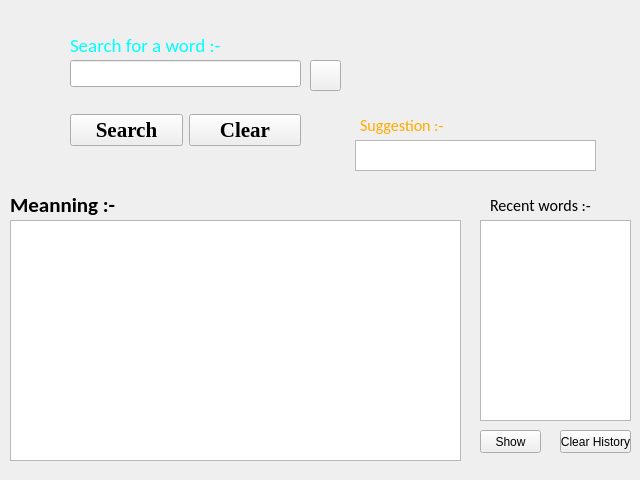
<?xml version="1.0" encoding="UTF-8"?>
<ui version="4.0">
 <class>Form</class>
 <widget class="QWidget" name="Form">
  <property name="geometry">
   <rect>
    <x>0</x>
    <y>0</y>
    <width>640</width>
    <height>480</height>
   </rect>
  </property>
  <property name="windowTitle">
   <string>Form</string>
  </property>
  <widget class="QLabel" name="label">
   <property name="geometry">
    <rect>
     <x>0</x>
     <y>0</y>
     <width>641</width>
     <height>491</height>
    </rect>
   </property>
   <property name="text">
    <string/>
   </property>
   <property name="pixmap">
    <pixmap>background.jpg</pixmap>
   </property>
  </widget>
  <widget class="QLabel" name="label_2">
   <property name="geometry">
    <rect>
     <x>410</x>
     <y>30</y>
     <width>211</width>
     <height>61</height>
    </rect>
   </property>
   <property name="text">
    <string/>
   </property>
   <property name="pixmap">
    <pixmap>brand.png</pixmap>
   </property>
   <property name="scaledContents">
    <bool>true</bool>
   </property>
  </widget>
  <widget class="QWidget" name="verticalLayoutWidget">
   <property name="geometry">
    <rect>
     <x>70</x>
     <y>60</y>
     <width>231</width>
     <height>27</height>
    </rect>
   </property>
   <layout class="QVBoxLayout" name="verticalLayout">
    <item>
     <widget class="QLineEdit" name="lineEdit">
      <property name="font">
       <font>
        <family>Calibri</family>
        <pointsize>12</pointsize>
       </font>
      </property>
     </widget>
    </item>
   </layout>
  </widget>
  <widget class="QWidget" name="horizontalLayoutWidget">
   <property name="geometry">
    <rect>
     <x>70</x>
     <y>90</y>
     <width>231</width>
     <height>80</height>
    </rect>
   </property>
   <layout class="QHBoxLayout" name="horizontalLayout">
    <item>
     <widget class="QPushButton" name="search">
      <property name="font">
       <font>
        <family>Times New Roman</family>
        <pointsize>16</pointsize>
        <weight>75</weight>
        <bold>true</bold>
       </font>
      </property>
      <property name="text">
       <string>Search</string>
      </property>
     </widget>
    </item>
    <item>
     <widget class="QPushButton" name="clear">
      <property name="font">
       <font>
        <family>Times New Roman</family>
        <pointsize>16</pointsize>
        <weight>75</weight>
        <bold>true</bold>
       </font>
      </property>
      <property name="text">
       <string>Clear</string>
      </property>
     </widget>
    </item>
   </layout>
  </widget>
  <widget class="QTextBrowser" name="textBrowser">
   <property name="geometry">
    <rect>
     <x>10</x>
     <y>220</y>
     <width>451</width>
     <height>241</height>
    </rect>
   </property>
  </widget>
  <widget class="QLabel" name="label_3">
   <property name="geometry">
    <rect>
     <x>10</x>
     <y>190</y>
     <width>111</width>
     <height>31</height>
    </rect>
   </property>
   <property name="font">
    <font>
     <family>Calibri</family>
     <pointsize>16</pointsize>
     <weight>75</weight>
     <bold>true</bold>
    </font>
   </property>
   <property name="toolTip">
    <string>&lt;html&gt;&lt;head/&gt;&lt;body&gt;&lt;p&gt;&lt;br/&gt;&lt;/p&gt;&lt;/body&gt;&lt;/html&gt;</string>
   </property>
   <property name="text">
    <string>Meanning :-</string>
   </property>
   <property name="textFormat">
    <enum>Qt::RichText</enum>
   </property>
  </widget>
  <widget class="QLabel" name="label_4">
   <property name="geometry">
    <rect>
     <x>360</x>
     <y>110</y>
     <width>91</width>
     <height>31</height>
    </rect>
   </property>
   <property name="font">
    <font>
     <family>Calibri</family>
     <pointsize>12</pointsize>
     <weight>50</weight>
     <bold>false</bold>
    </font>
   </property>
   <property name="toolTip">
    <string>&lt;html&gt;&lt;head/&gt;&lt;body&gt;&lt;p&gt;&lt;br/&gt;&lt;/p&gt;&lt;/body&gt;&lt;/html&gt;</string>
   </property>
   <property name="text">
    <string>&lt;html&gt;&lt;head/&gt;&lt;body&gt;&lt;p&gt;&lt;span style=&quot; color:#ffaa00;&quot;&gt;Suggestion :-&lt;/span&gt;&lt;/p&gt;&lt;/body&gt;&lt;/html&gt;</string>
   </property>
   <property name="textFormat">
    <enum>Qt::RichText</enum>
   </property>
  </widget>
  <widget class="QLabel" name="label_5">
   <property name="geometry">
    <rect>
     <x>70</x>
     <y>30</y>
     <width>171</width>
     <height>31</height>
    </rect>
   </property>
   <property name="font">
    <font>
     <family>Calibri</family>
     <pointsize>14</pointsize>
     <weight>50</weight>
     <bold>false</bold>
    </font>
   </property>
   <property name="text">
    <string>&lt;html&gt;&lt;head/&gt;&lt;body&gt;&lt;p&gt;&lt;span style=&quot; color:#00ffff;&quot;&gt;Search for a word :-&lt;/span&gt;&lt;/p&gt;&lt;/body&gt;&lt;/html&gt;</string>
   </property>
   <property name="textFormat">
    <enum>Qt::AutoText</enum>
   </property>
  </widget>
  <widget class="QTextBrowser" name="textBrowser_2">
   <property name="geometry">
    <rect>
     <x>355</x>
     <y>140</y>
     <width>241</width>
     <height>31</height>
    </rect>
   </property>
  </widget>
  <widget class="QPushButton" name="sound">
   <property name="geometry">
    <rect>
     <x>310</x>
     <y>60</y>
     <width>31</width>
     <height>31</height>
    </rect>
   </property>
   <property name="icon">
    <iconset>
     <normaloff>speaker.png</normaloff>speaker.png</iconset>
   </property>
  </widget>
  <widget class="QLabel" name="label_6">
   <property name="geometry">
    <rect>
     <x>490</x>
     <y>190</y>
     <width>111</width>
     <height>31</height>
    </rect>
   </property>
   <property name="font">
    <font>
     <family>Calibri</family>
     <pointsize>12</pointsize>
     <weight>50</weight>
     <bold>false</bold>
    </font>
   </property>
   <property name="toolTip">
    <string>&lt;html&gt;&lt;head/&gt;&lt;body&gt;&lt;p&gt;&lt;br/&gt;&lt;/p&gt;&lt;/body&gt;&lt;/html&gt;</string>
   </property>
   <property name="text">
    <string>Recent words :-</string>
   </property>
   <property name="textFormat">
    <enum>Qt::RichText</enum>
   </property>
  </widget>
  <widget class="QPushButton" name="showData">
   <property name="geometry">
    <rect>
     <x>480</x>
     <y>430</y>
     <width>61</width>
     <height>23</height>
    </rect>
   </property>
   <property name="text">
    <string>Show</string>
   </property>
  </widget>
  <widget class="QPushButton" name="clearHistory">
   <property name="geometry">
    <rect>
     <x>560</x>
     <y>430</y>
     <width>71</width>
     <height>23</height>
    </rect>
   </property>
   <property name="text">
    <string>Clear History</string>
   </property>
  </widget>
  <widget class="QTextBrowser" name="textBrowser_3">
   <property name="geometry">
    <rect>
     <x>480</x>
     <y>220</y>
     <width>151</width>
     <height>201</height>
    </rect>
   </property>
  </widget>
 </widget>
 <resources/>
 <connections>
  <connection>
   <sender>clear</sender>
   <signal>clicked()</signal>
   <receiver>lineEdit</receiver>
   <slot>clear()</slot>
   <hints>
    <hint type="sourcelabel">
     <x>229</x>
     <y>125</y>
    </hint>
    <hint type="destinationlabel">
     <x>222</x>
     <y>81</y>
    </hint>
   </hints>
  </connection>
  <connection>
   <sender>clear</sender>
   <signal>clicked()</signal>
   <receiver>textBrowser_2</receiver>
   <slot>clear()</slot>
   <hints>
    <hint type="sourcelabel">
     <x>258</x>
     <y>125</y>
    </hint>
    <hint type="destinationlabel">
     <x>398</x>
     <y>156</y>
    </hint>
   </hints>
  </connection>
  <connection>
   <sender>clearHistory</sender>
   <signal>clicked()</signal>
   <receiver>textBrowser_3</receiver>
   <slot>clear()</slot>
   <hints>
    <hint type="sourcelabel">
     <x>601</x>
     <y>443</y>
    </hint>
    <hint type="destinationlabel">
     <x>601</x>
     <y>409</y>
    </hint>
   </hints>
  </connection>
 </connections>
</ui>
